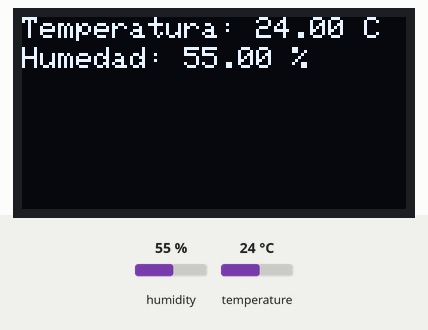
This sketch was run on a simulated Arduino Uno, built with avr-gcc and run on an emulated ATmega328P. Shown: 128×64 one-colour display. The test bench sets the inputs (shaded band); at power-on: humidity 55 %, temperature 24 °C.

Above: at 3.2 s.
3.3 s: humidity set to 22 %
At 8.4 s:
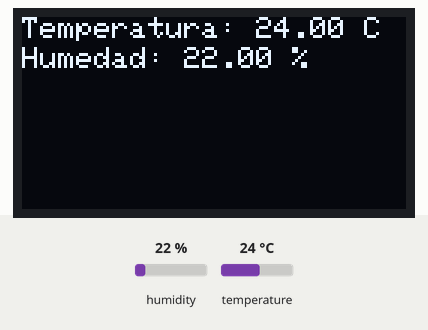
8.9 s: temperature set to 12 °C
At 13.0 s:
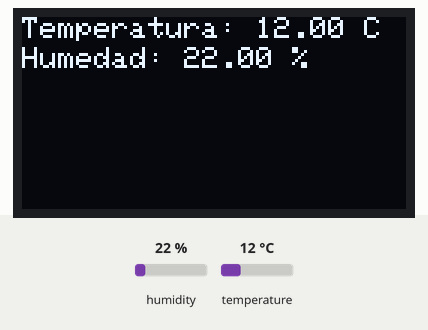
14.5 s: humidity set to 40 %
At 17.6 s:
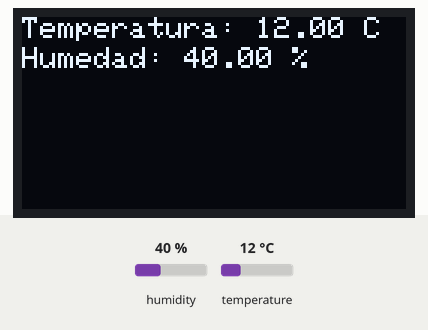
20.1 s: temperature set to 19 °C
Timing chart, 0 to 23.1 s (numbered marks = the images above; inputs shaded):
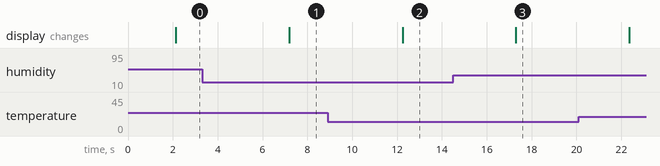

Measured:
- after the input at 3.3 s, the display: changes after 3.9 s (image 1)
- after the input at 8.9 s, the display: changes after 3.3 s (image 2)
- after the input at 14.5 s, the display: changes after 2.8 s (image 3)

The sketch:

sensordht11.ino
```cpp
#include <Wire.h>
#include <Adafruit_GFX.h>
#include <Adafruit_SH1106.h>
#include <DHT.h>

#define OLED_RESET 4
Adafruit_SH1106 display(OLED_RESET);
#define DHTPIN 2 // Cambiar a tu pin digital seleccionado
#define DHTTYPE DHT11

DHT dht(DHTPIN, DHTTYPE);

void setup() {
  Serial.begin(9600);

    // Inicializar la primera pantalla OLED con dirección I2C 0x3C
  display.begin(SH1106_SWITCHCAPVCC, 0x3C);
  display.display(); // Mostrar el contenido (cargar el buffer)
  delay(2000); // Esperar 2 segundos

  // Inicializar sensor DHT
  dht.begin();

  // Limpiar la pantalla antes de mostrar los datos
  display.clearDisplay();
  display.display();
}

void loop() {
  // Leer la temperatura y la humedad del sensor DHT11
  float temperature = dht.readTemperature();
  float humidity = dht.readHumidity();

  // Verificar si la lectura del sensor es válida
  if (isnan(temperature) || isnan(humidity)) {
    Serial.println(F("Error al leer la temperatura o humedad"));
    return;
  }

  // Limpiar la pantalla antes de mostrar los nuevos datos
  display.clearDisplay();

  // Mostrar la temperatura y la humedad en la pantalla OLED
  display.setTextSize(1);
  display.setTextColor(WHITE);
  display.setCursor(0, 0);
  display.print("Temperatura: ");
  display.print(temperature);
  display.println(" C");

  display.setCursor(0, 10);
  display.print("Humedad: ");
  display.print(humidity);
  display.println(" %");

  // Actualizar la pantalla para mostrar los nuevos datos
  display.display();

  // Esperar un tiempo antes de tomar la siguiente lectura
  delay(5000);
}
```
